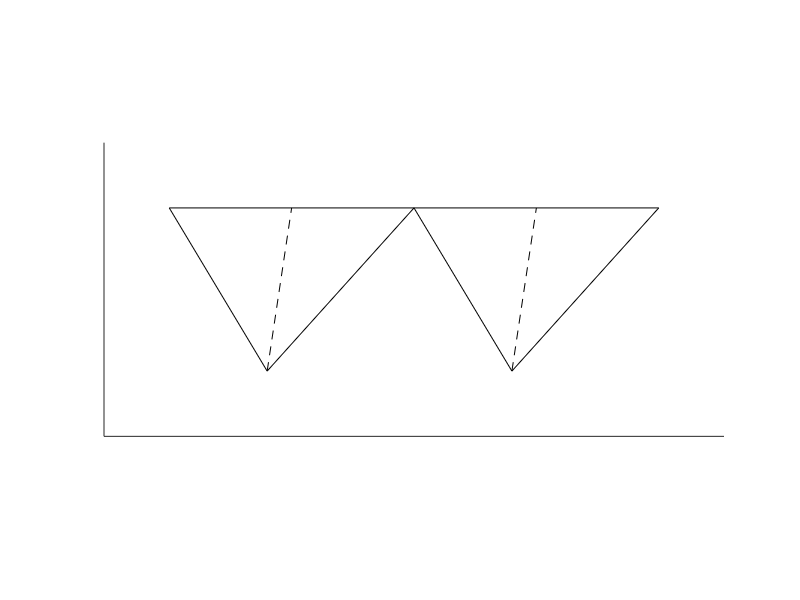

This chart was generated by the following MATLAB code:
clear;
clc;

hold on

X=[0,0.3,0.75];
Y=[0,-0.5,0];

x=X(1:2);
y=Y(1:2);
plot(x,y,'k');

x=X(2:3);
y=Y(2:3);
plot(x,y,'k');

x=X(1:2:3);
y=Y(1:2:3);
plot(x,y,'k');

x=[X(2),(X(1)+X(3))/2];
y=[Y(2),(Y(1)+Y(3))/2];
plot(x,y,'k--');

X=[0.75,1.05,1.5];
Y=[0,-0.5,0];

x=X(1:2);
y=Y(1:2);
plot(x,y,'k');

x=X(2:3);
y=Y(2:3);
plot(x,y,'k');

x=X(1:2:3);
y=Y(1:2:3);
plot(x,y,'k');

x=[X(2),(X(1)+X(3))/2];
y=[Y(2),(Y(1)+Y(3))/2];
plot(x,y,'k--');

hold off
axis equal
set(gca,'xlim',[-0.2 1.7]);
set(gca,'ylim',[-0.7 0.2]);
set(gca,'Box','off');
set(gca,'xtick',[]);
set(gca,'ytick',[]);